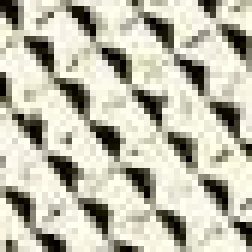
%> input picture concrete.jpg, 42 x 42 px (shown 6 times larger)
$ octave test_func_fbpd_alter.m   (GNU Octave 9; MATLAB toolbox functions it lacks are replaced by stand-ins)
%> lines starting %> are read from the running program, lines starting %| are printed output that depends on the picture
### func_genFIG.m
function [z1_,z2_,x_,l_pos_,c_pos_] = func_genFIG(fig_file,rblur,N1,N2,tau,patch_Rand,pimage)
%> called with fig_file = 'concrete.jpg', rblur = 2, N1 = 4096, N2 = 3682.3, tau = 10, patch_Rand = false, pimage = false

im = rgb2gray(imread(fig_file));
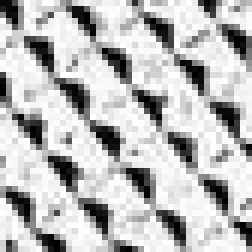
%> im: size 42x42 uint8 (shown 6 times larger); min 1, max 254, mean 187.4
[l,c]=size(im);
%> l = 42; c = 42

% Choosing N1 = 256*256, p.e., the new resolution
% will be approximately N. It is recomended choose
% figures with higher resolution.
res = round([l c].*sqrt(N1/(l*c)));
%> res = [64 64]

% High resolution image of interest
x_ = imresize(im,res,'bicubic');
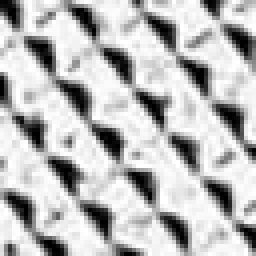
%> x_: size 64x64 uint8 (shown 4 times larger); min 0, max 255, mean 187.4

% z1 = DBx+wgn(0,tau)
% D: down-sampling, B: some blur effect. Using a consecutive down and
% up-sampling, we achive the same effect from DB.
% At first, z1 have the same dimensions of x.
z1 = imresize(imresize(x_,res./(2^rblur),'bicubic'),res,'bicubic');
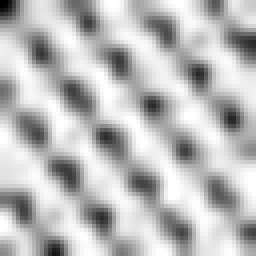
%> z1: size 64x64 uint8 (shown 4 times larger); min 0, max 255, mean 187.4; mean of the top-left, top-right, bottom-left and bottom-right quarters 185.2, 186.1, 184.8, 193.4
z1_ = uint8(int16(z1)+int16(tau.*randn(res)));
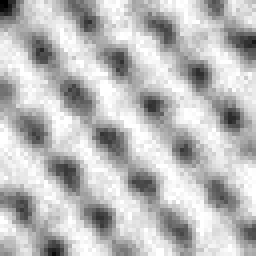
%> z1_: size 64x64 uint8 (shown 4 times larger); min 0, max 255, mean 187.1
% z1_ = z1;

% Extract a patch from x (just to compare)
[l,c]=size(x_);
%> l = 64; c = 64

% Choosing N2 = 256*256 <=N1 (In this case, to compare. )
if (N2<0.9*N1)
    res = round([l c].*sqrt(N2/(l*c)));
%> res = [61 61]
    % Randomly choose the center of the patch extracted from x to obtain z2.
    if patch_Rand
        lr = randi(l-res(1));
        cr = randi(c-res(2));
    else
        lr = round((l-res(1))/2);
%> lr = 2
        cr = round((c-res(2))/2);
%> cr = 2
    end
    l2 = lr:lr+res(1)-1;
%> l2 = 61 values from 2 to 62
    c2 = cr:cr+res(2)-1;
%> c2 = 61 values from 2 to 62
    z2_ = x_(l2,c2);
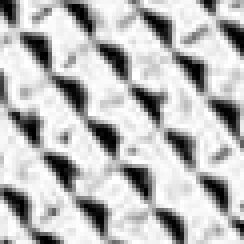
%> z2_: size 61x61 uint8 (shown 4 times larger); min 0, max 255, mean 187.5

    l_pos_ = l2;
    c_pos_ = c2;

else
    z2_ = x_;
    l_pos_ = l;
    c_pos_ = c;

end


if pimage

    xz = func_MTz(z2_,l_pos_,c_pos_,l,c);

    figure;
    subplot(2,2,1)
    imagesc(x_)
    colormap gray;
    subplot(2,2,2)
    imagesc(z1_)
    colormap gray;
    subplot(2,2,3)
    imagesc(z2_)
    colormap gray;
    subplot(2,2,4)
    imagesc(xz)
    colormap gray;
end

end

### func_fbpd_alter.m
function [x_,z1_,z2_,x_o_,times_] = func_fbpd_alter(fig_file,rblur,N1,N2,tau,omega,lambda,delta,K,Bloc_size,T,as,CPP,partial_figuer,alternative_int)

    pimage = false;
    patch_Rand = false;
    disp('Generating images (x, z1 and z2)...')
    time=tic;
    [z1,z2,x_o,l_pos,c_pos] = func_genFIG(fig_file,rblur,N1,N2,tau,patch_Rand,pimage);
%> l_pos = 61 values from 2 to 62; c_pos = 61 values from 2 to 62
    z1 = double(z1);
%> z1: size 64x64 double
    z2 = double(z2);
    x_o = double(x_o);

    disp('Calculating w_ij for i = 1,...,N1 and j = 1,...,K.')

    if CPP
%> the run ends on the next line
        [W,J] = func_WJcpp(z2,z1,K,delta,Bloc_size);
    else
        [W,J] = func_WJ(z2,z1,K,delta,Bloc_size);
    end

    [lx,cx] = size(z1);
%     x = z1;
    x = zeros(lx,cx);
    xp = zeros(lx,cx);
    xc = zeros(lx,cx);
    y = ones(K,1);
    for l=1:T

        xc = func_gradf(x,z1,z2,as)+reshape(func_Tx_alter(x(:),z2(:),W)*y,lx,cx);
        xp = func_P(x-tau.*xc,z2,l_pos,c_pos,pimage);
        if alternative_int
            xp = x-tau.*xc;
        end
        if l<T
           % yc = func_Tx(2.*xp(:)-x(:),z2(:),W);
           % y = prox_l12(y+omega.*yc, lambda);
           y = prox_l12(y+omega.*sum(func_Tx_alter(x,z2,W)',2), omega*lambda);
        end

        x=xp;

        if partial_figuer
            figure;
            subplot(2,2,1)
            imagesc(x_o)
            colormap gray;
            subplot(2,2,2)
            imagesc(x)
            colormap gray;
            subplot(2,2,3)
            imagesc(x-z1)
            colormap gray;
            subplot(2,2,4)
            imagesc(z1)
            colormap gray;
            pause
        end

    end
    times_ = toc(time);
    z2_=z2;
    z1_=z1;
    x_o_=x_o;
    x_=x;


end

%EOF

### test_func_fbpd_alter.m
clear all
close all
clc
run /home/israel/Documents/ELE311/trab2/unlocbox/init_unlocbox.m;
pimage =1;

fig_file = 'concrete.jpg';
rblur = 2; %usaram 2 em algum dos experimentos
N1 = 64*64; % Seria Q, 1o§ da sec. II, recomenda 25!!!
N2 = 0.899*N1; %usaram patchs de 256x256, em geral
tau = 10; %
omega = 0; % não consta no artigo.
lambda = 0; % tunning na mão, segundo artigo. (sec IV-B), usaram gamma = 100 num dos experimento (sec IV-C)
delta = 0.000000001; % não consta no artigo.
K=10; % K=14, segundo artigo. (sec IV-B)
Bloc_size = 5; % 5x5, segundo artigo (sec IV-B)
T=21;
as = zeros(4,1); %ones(4,1); %zeros(4,1); %recomenda usar variancia dos Lsz2, ts/t4 (sec IV-C)
CPP = 1;
partial_figuer =1;
alternative_int=1;
%[x,z1,z2,x_o,times] = func_fbpd(fig_file,rblur,N1,N2,tau,omega,lambda,delta,K,Bloc_size,T,as,CPP,partial_figuer,alternative_int);
[x,z1,z2,x_o,times] = func_fbpd_alter(fig_file,rblur,N1,N2,tau,omega,lambda,delta,K,Bloc_size,T,as,CPP,partial_figuer,alternative_int);

$ run again, with bark_artigo.png saved as concrete.jpg
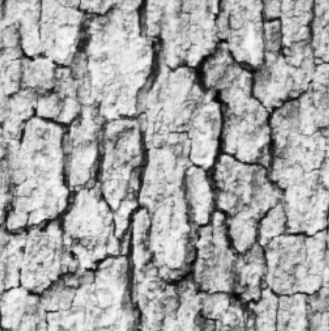
%> input picture bark_artigo.png, 329 x 331 px
%> in func_genFIG, `z1_ = uint8(int16(z1)+int16(tau.*randn(res)));`:
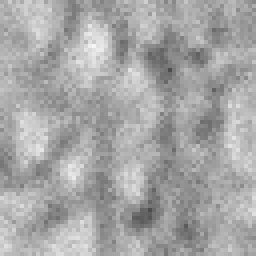
%> z1_: size 64x64 uint8 (shown 4 times larger); min 76, max 246, mean 166.2
%> in func_genFIG, `z2_ = x_(l2,c2);`:
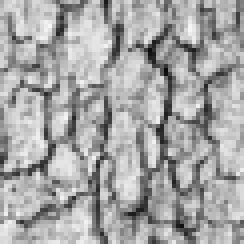
%> z2_: size 61x61 uint8 (shown 4 times larger); min 10, max 247, mean 165.5
%> l_pos = 61 values from 2 to 62
